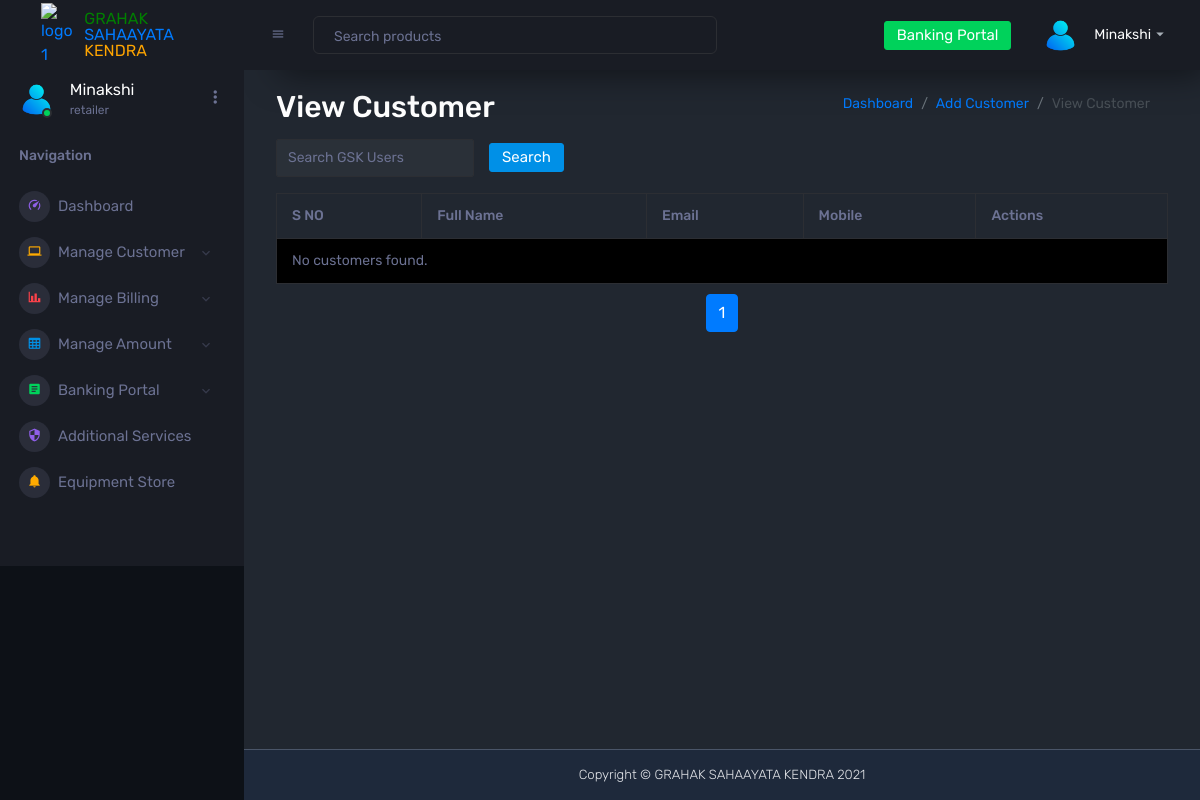
The app's page /dashboard/view_customer/ (signed in), older data.
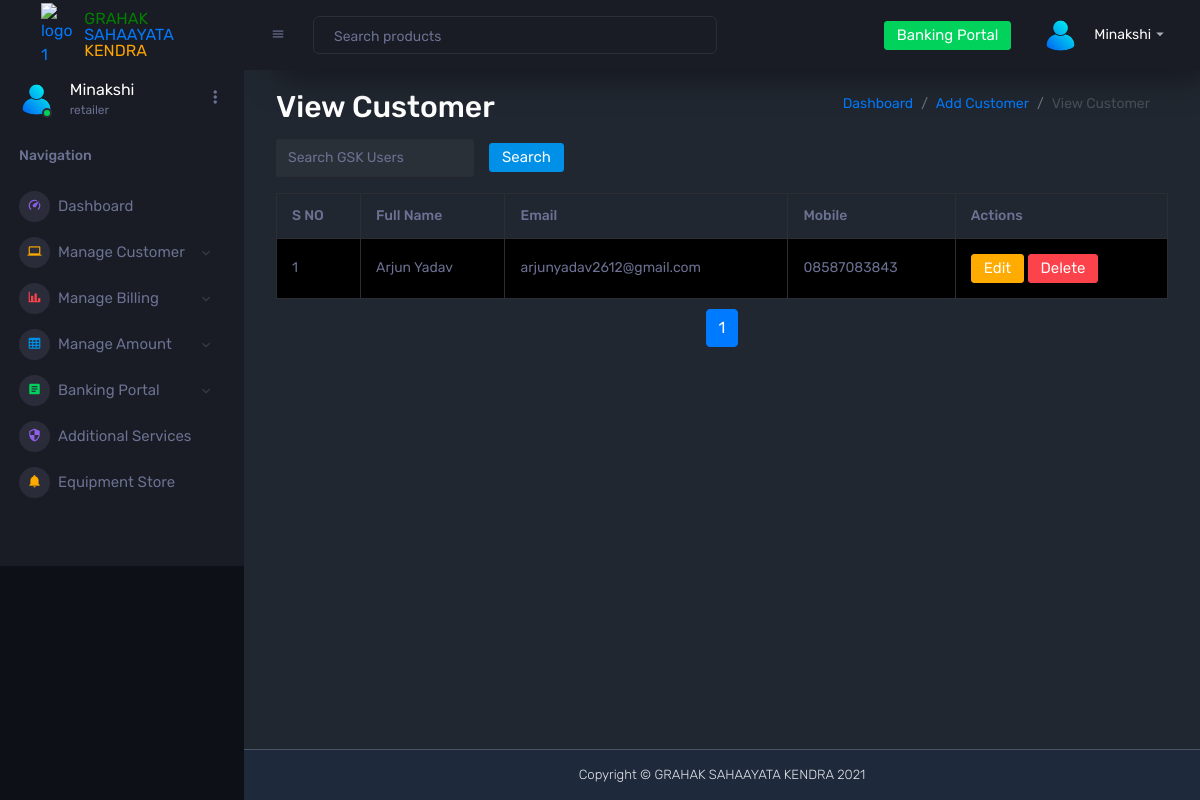
The same page, newer data.
### dashboard/models.py (models this page shows, shortened)
class Customer(models.Model):
    full_name = models.CharField(max_length=255, default="Unknown")
    date_of_birth = models.DateField(null=True, blank=True)  # Add Date of Birth
    address = models.TextField()
    dob = models.DateField(null=True, blank=True)
    email = models.EmailField()
    mobile = models.CharField(max_length=15, null=True, blank=True)
    state = models.CharField(max_length=100)
    city = models.CharField(max_length=100)
    gender = models.CharField(max_length=10, choices=[('Male', 'Male'), ('Female', 'Female'), ('Other', 'Other')])
    pin_code = models.CharField(max_length=6, null=True, blank=True)
    created_by = models.ForeignKey(CustomUser, on_delete=models.CASCADE, related_name="customers")
    created_at = models.DateTimeField(auto_now_add=True)  # Automatically set on creation

### dashboard/views/retailer_views.py (the view)
# urls.py: path('view_customer/', retailer_views.view_customer, name='view_customer'),
@role_required(['retailer'])
@login_required
def view_customer(request):
    if request.user.role != 'retailer':
        return HttpResponseForbidden("You are not authorized to view this page.")
    customers = Customer.objects.filter(created_by=request.user).order_by('-created_at')  # Sort by newest first
    paginator = Paginator(customers, 10)
    page_number = request.GET.get('page', 1)
    page_obj = paginator.get_page(page_number)
    start_index = page_obj.start_index()
    return render(request, 'retailer_dashboard/view_customer.html', {
        'page_obj': page_obj,
        'start_index': start_index,
    })

### dashboard/utils.py (called while the page is built)
def role_required(allowed_roles):
    def decorator(view_func):
        @wraps(view_func)
        def wrapper(request, *args, **kwargs):
            if not request.user.is_authenticated:
                logger.info("User is not authenticated. Redirecting to login.")
                return redirect('login')
            if request.user.role not in allowed_roles:
                logger.warning(f"Unauthorized access attempt by user: {request.user.username}, Role: {request.user.role}")
                return redirect('not_authorized')
            logger.info(f"Access granted for user: {request.user.username}, Role: {request.user.role}")
            return view_func(request, *args, **kwargs)
        return wrapper
    return decorator

### dashboard/templates/retailer_dashboard/view_customer.html (shortened to what this page needs)
{% extends 'base.html' %}
{% block content %}
<div class="container mt-10">
    <div class="cards">
        <div class="d-flex justify-content-between align-items-center">
            <h2 class="card-titles mb-2">View Customer</h2>
            <nav aria-label="breadcrumb">
                <ol class="breadcrumb">
                    <li class="breadcrumb-item"><a href="{% url 'retailer_dashboard' %}">Dashboard</a></li>
                    <li class="breadcrumb-item"><a href="{% url 'add_customer' %}">Add Customer</a></li>
                    <li class="breadcrumb-item active" aria-current="page">View Customer</li>
                </ol>
            </nav>
        </div>
        <form method="get" class="form-inline mb-3">
            <input type="text" name="search" value="{{ search_query }}" class="form-control" placeholder="Search GSK Users">
            <button type="submit" class="btn btn-primary">Search</button>
        </form>
        <div class="table-responsive">
            <table class="table table-striped table-bordered">
                <thead>
                    <tr>
                        <th>S NO</th>
                        <th>Full Name</th>
                        <th>Email</th>
                        <th>Mobile</th>
                        <th>Actions</th>
                    </tr>
                </thead>
                <tbody>
                    {% for customer in page_obj %}
                    <tr>
                        <td>{{ forloop.counter }}</td>
                        <td>{{ customer.full_name }}</td>
                        <td>{{ customer.email }}</td>
                        <td>{{ customer.mobile }}</td>
                        <td>
                            <a href="{% url 'edit_customer' customer.id %}" class="btn btn-warning">Edit</a>
                            <a href="{% url 'retailer_delete_customer' customer.id %}" class="btn btn-danger "
                            onclick="return confirm('Are you sure you want to delete this customer?');">Delete</a>
                        </td>
                        {% empty %}
                        <tr>
                            <td colspan="5">No customers found.</td>
                        </tr>
                    {% endfor %}
                </tbody>
                </table>
        </div>
        <nav>
            <ul class="pagination">
                <li class="page-item {% if page_obj.number == 1 %}active{% endif %}">
                    <a class="page-link" href="?page=1">1</a>
                </li>
            </ul>
        </nav>
    </div>
</div>
{% endblock %}

Row changes from the older to the newer data that the page shows:
added Customer: full_name "Arjun Yadav", email "arjunyadav2612@gmail.com", mobile "08587083843"
Text that changed along with them:
text no longer shown: "No customers found."
